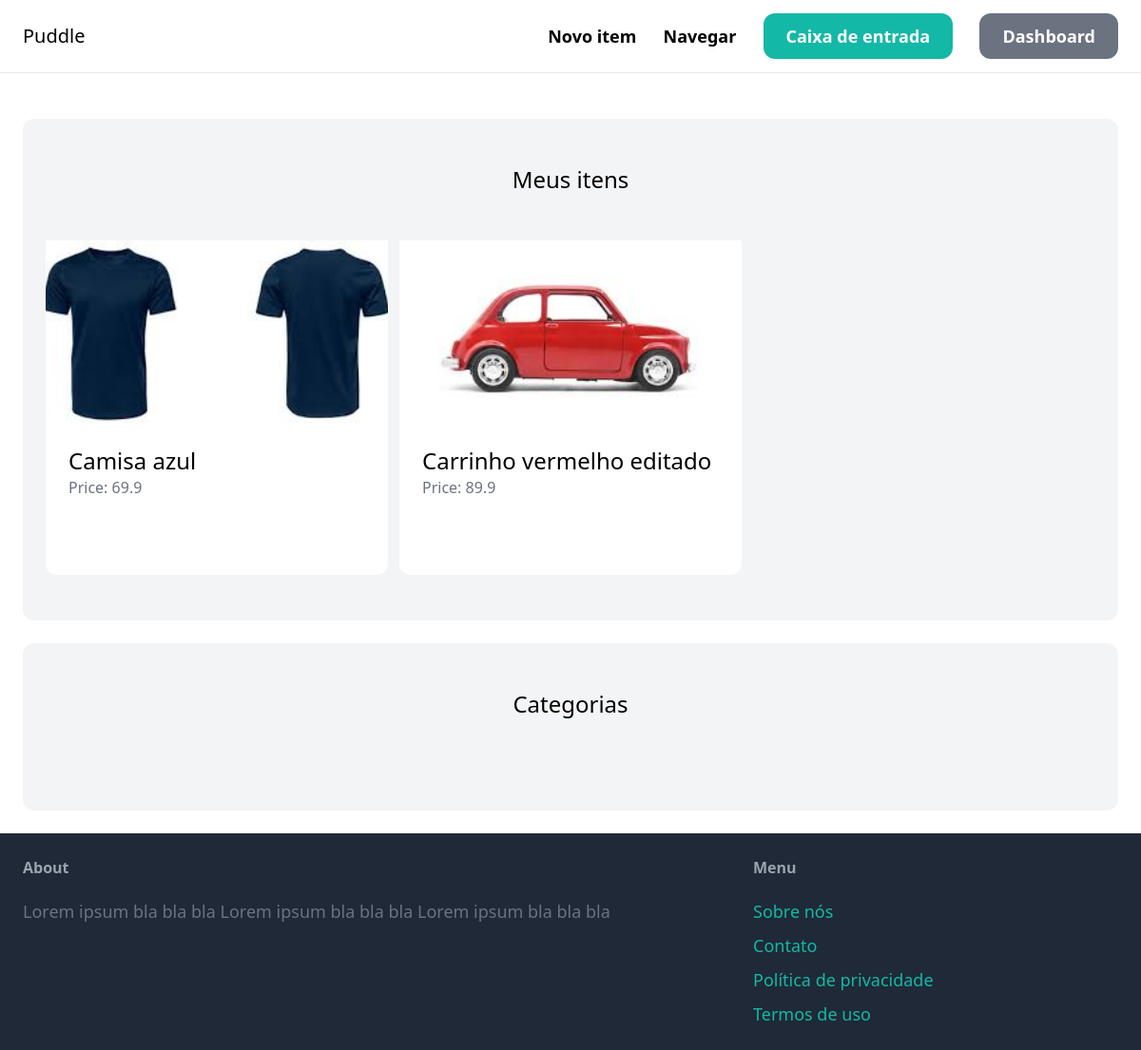
The page /dashboard/ (signed in) on the database its author committed.
### item/models.py (models this page shows, shortened)
class Item(models.Model):
    category = models.ForeignKey(Category, related_name='items', on_delete=models.CASCADE)
    name = models.CharField(max_length=255)
    description = models.TextField(blank=True, null=True)
    price = models.FloatField()
    image = models.ImageField(upload_to='item_images', blank=True, null=True)
    is_sold = models.BooleanField(default=False)
    created_by = models.ForeignKey(User, related_name='items', on_delete=models.CASCADE)
    created_at = models.DateTimeField(auto_now_add=True)

### dashboard/views.py (the view)
# urls.py: path('', views.index, name='index'),
@login_required
def index(request):
    items = Item.objects.filter(created_by=request.user)
    return render(request, 'dashboard/index.html', {
        'items': items,
    })

### dashboard/templates/dashboard/index.html (shortened to what this page needs)
{% extends 'core/base.html' %}
{% block content %}
<div class="mt-6 px-6 py-12 bg-gray-100 rounded-xl">
    <h2 class="mb-12 text-2xl text-center">Meus itens</h2>
    <div class="grid grid-cols-3 gap-3">
        {% for item in items %}
        <div>
            <a href="{% url 'item:detail' item.id %}">
            <div class="w-70 h-48 overflow-hidden relative">
                <img src="{{ item.image.url }}" class="absolute w-full h-full object-cover">
            </div>
            <div class="w-70 h-40 p-6 bg-white rounded-b-xl">
                <h2 class="text-2xl">{{ item.name }}</h2>
                <p class="text-gray-500">Price: {{ item.price }}</p>
            </div>
            </a>
        </div>
        {% endfor %}
    </div>
</div>
<div class="mt-6 px-6 py-12 bg-gray-100 rounded-xl">
    <h2 class="mb-12 text-2xl text-center">Categorias</h2>
</div>
{% endblock %}

### rows shown on the page
Item: image (picture), name "Camisa azul", price "69.9"
Item: image (picture), name "Carrinho vermelho editado", price "89.9"
